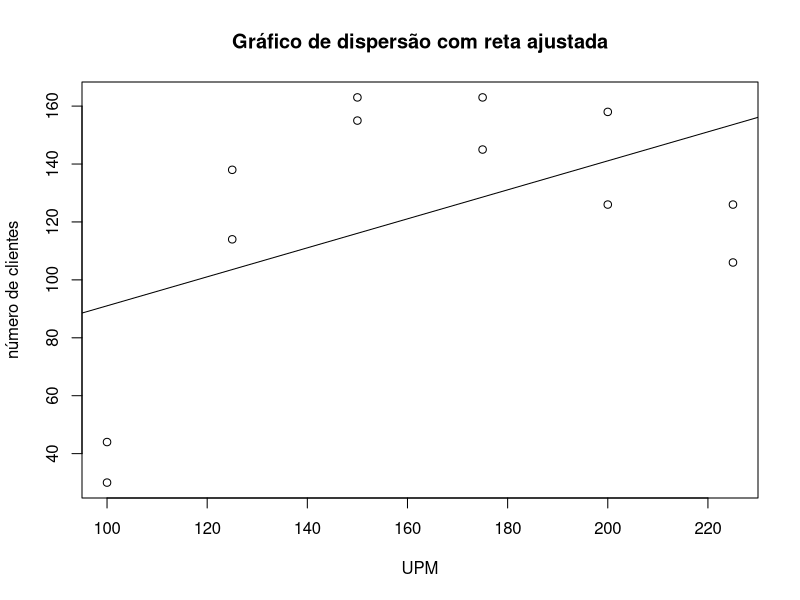
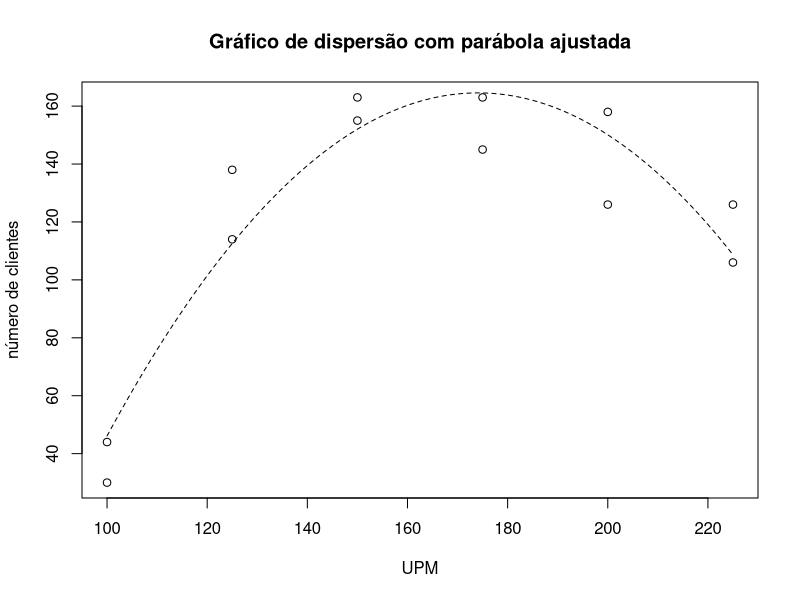
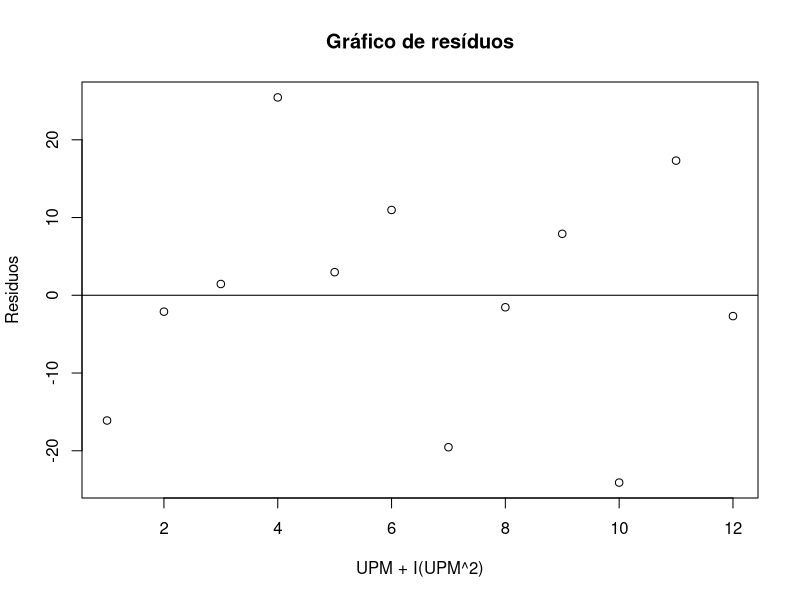

These figures' R source, in order:
## ---- chunk 1
UPM <- c(100, 100, 125, 125, 150, 150, 175, 175, 200, 200, 225, 225)
clientes <- c(30, 44, 114, 138, 155, 163, 145, 163, 158, 126, 126, 106)
## ---- chunk 2
lm(clientes~UPM)
## ---- chunk 3
modelo1 <- lm(clientes~UPM)
plot(UPM, clientes, xlab = "UPM", ylab = "número de clientes", main="Gráfico de dispersão com reta ajustada")
abline(modelo1)
## ---- chunk 4
plot(clientes~UPM, xlab = "UPM", ylab = "número de clientes", main="Gráfico de dispersão com parábola ajustada")
modelo1 <- lm(clientes~UPM)
modelo2 <- update(modelo1,.~. +I(UPM^2))
anova(modelo1,modelo2)
#abline(modelo1)
cf.m2 <- coef(modelo2)
curve(cf.m2[1]+cf.m2[2]*x+cf.m2[3]*x^2, add=T, lty=2)
## ---- chunk 5
residuos <- residuals(modelo2)
plot(residuos, 
     ylab="Residuos",
     xlab="UPM + I(UPM^2)",
     main="Gráfico de resíduos")
abline(0,0)
